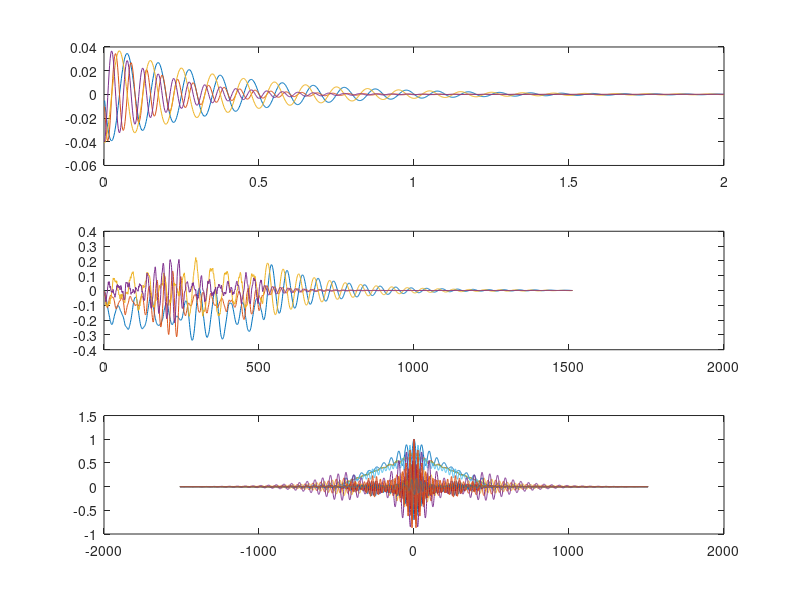

This figure's MATLAB source:
clear all; close all;
fs = 500;%Hz
fn = [10 20];%Hz
delta = 0.04;
N = fs*2;
t = (1:N)/fs;
num = 4;
y = zeros(N,4);

    y(:,1) = ((delta/(delta-1))*exp(-delta*2*pi*fn(1)*t).*sin(2*pi*fn(1)*sqrt(1-delta^2)*t))';
    y(:,2) = ((delta/(delta-1))*exp(-delta*2*pi*fn(2)*t).*sin(2*pi*fn(2)*sqrt(1-delta^2)*t))';
    y(:,3) = ((delta/(delta-1))*exp(-delta*2*pi*fn(1)*t).*cos(2*pi*fn(1)*sqrt(1-delta^2)*t))';
    y(:,num) = ((delta/(delta-1))*exp(-delta*2*pi*fn(2)*t).*cos(2*pi*fn(2)*sqrt(1-delta^2)*t))';
    subplot(3,1,1);
    plot(t,y);
    %axis([1 400 0 1.2]);
    noise = rand(1,512);
    for i =1:num
    y_conv(:,i) = conv(noise',y(:,i));
    end
    subplot(3,1,2);
    plot(y_conv)
    [y_corr lags] = xcorr(y_conv,'coeff');
    subplot(3,1,3);
    plot(lags,y_corr);
    a= zeros(num,num);
    for i  = 1: num
        for j = i:num
            a(i,j)= y(:,i)'*y(:,j);
        end
    end
    a
